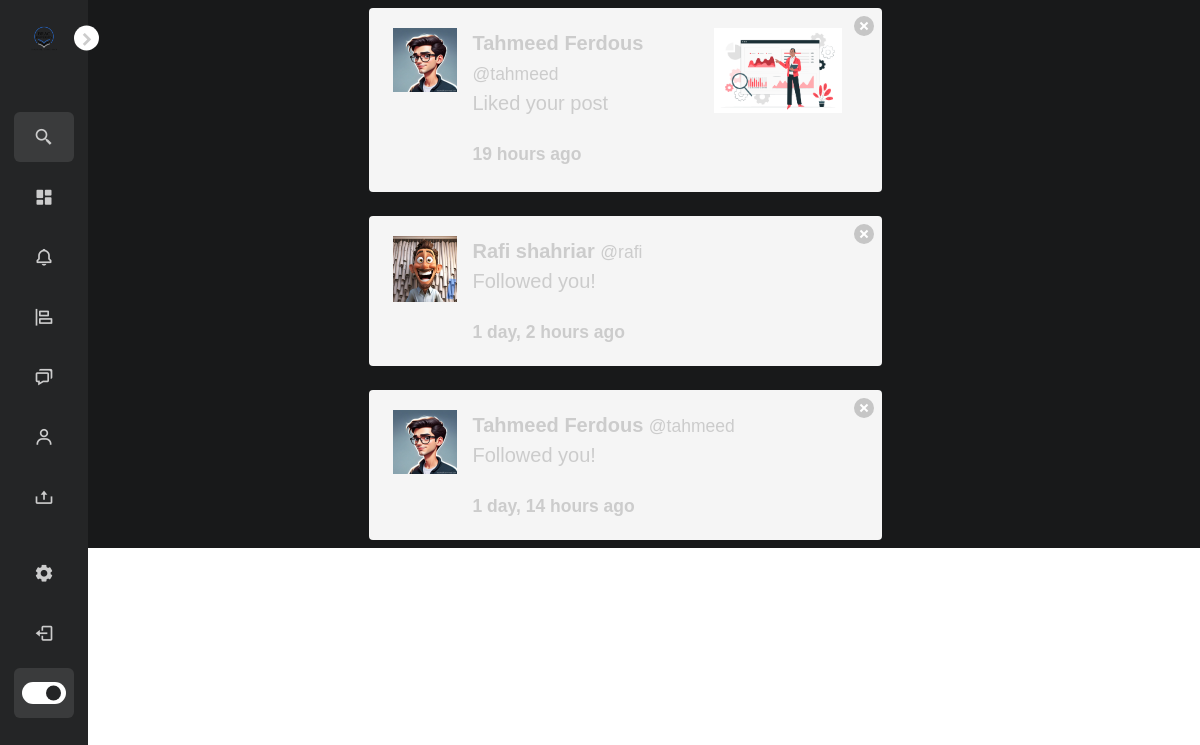
Before: /notifications/ (signed in) with the older database file.
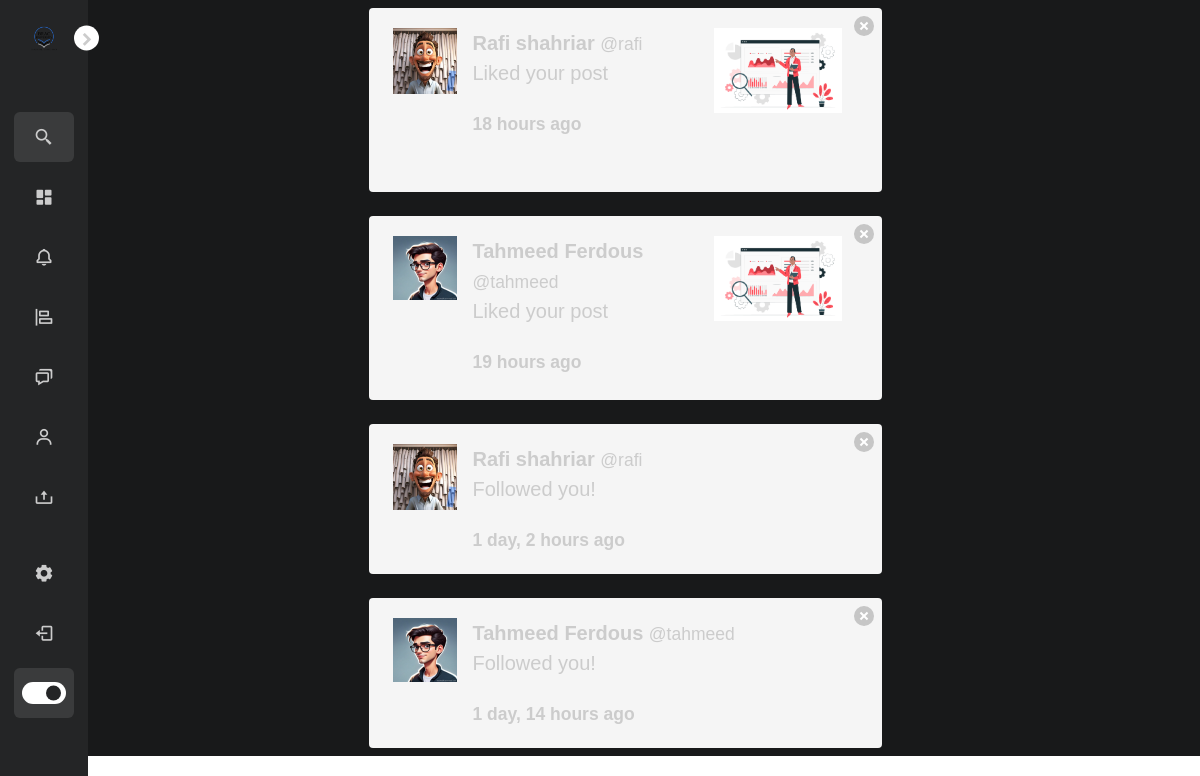
After: the same page with the newer database file.
### notifications/models.py (models this page shows)
class Notification(models.Model):
	NOTIFICATION_TYPES = ((1,'Like'),(2,'Comment'), (3,'Follow'))
	post = models.ForeignKey('post.Post', on_delete=models.CASCADE, related_name="noti_post", blank=True, null=True)
	sender = models.ForeignKey(User, on_delete=models.CASCADE, related_name="noti_from_user")
	user = models.ForeignKey(User, on_delete=models.CASCADE, related_name="noti_to_user")
	notification_type = models.IntegerField(choices=NOTIFICATION_TYPES)
	text_preview = models.CharField(max_length=90, blank=True)
	date = models.DateTimeField(auto_now_add=True)
	is_seen = models.BooleanField(default=False)

### authy/models.py (models this page shows)
class Profile(models.Model):
	user = models.OneToOneField(User, on_delete=models.CASCADE)
	first_name = models.CharField(max_length=50, null=True, blank=True)
	last_name = models.CharField(max_length=50, null=True, blank=True)
	location = models.CharField(max_length=50, null=True, blank=True)
	url = models.CharField(max_length=80, null=True, blank=True)
	profile_info = models.TextField(max_length=150, null=True, blank=True)
	created = models.DateField(auto_now_add=True)
	favorites = models.ManyToManyField(Post)
	picture = models.ImageField(upload_to=user_directory_path, blank=True, null=True, verbose_name='Picture')

### post/models.py (models this page shows, shortened)
class Post(models.Model):
    id = models.UUIDField(primary_key=True, default=uuid.uuid4, editable=False)
    picture = models.ImageField(upload_to=user_directory_path, verbose_name='Picture', null=False)
    caption = models.TextField(max_length=1500, verbose_name='Caption')
    posted = models.DateTimeField(auto_now_add=True)
    tags = models.ManyToManyField(Tag, related_name='posts')
    user = models.ForeignKey(User, on_delete=models.CASCADE)
    likes = models.IntegerField(default=0)

### notifications/views.py (the view)
# urls.py: path('', ShowNOtifications, name='show-notifications'),
def ShowNOtifications(request):
	user = request.user
	notifications = Notification.objects.filter(user=user).order_by('-date')
	Notification.objects.filter(user=user, is_seen=False).update(is_seen=True)
	template = loader.get_template('notifications.html')
	context = {
		'notifications': notifications,
	}
	return HttpResponse(template.render(context, request))

### direct/views.py (called while the page is built)
def checkDirects(request):
	directs_count = 0
	if request.user.is_authenticated:
		directs_count = Message.objects.filter(user=request.user, is_read=False).count()
	return {'directs_count':directs_count}

### notifications/views.py (called while the page is built)
def CountNotifications(request):
	count_notifications = 0
	if request.user.is_authenticated:
		count_notifications = Notification.objects.filter(user=request.user, is_seen=False).count()
	return {'count_notifications':count_notifications}

### Config/templates/notifications.html (shortened to what this page needs)
{% extends 'base.html' %}
{% load static %}
{% load humanize %}
{% block content %}
    <div class="columns is-mobile is-centered">
    <div class="column is-half">
{% for notification in notifications %}
{% if notification.notification_type == 3 %}
      <div class="notification">
      <a href="{% url 'delete-notification' notification.id %}" class="delete"></a>
      <article class="media">
  <figure class="media-left">
    <p class="image is-64x64">
          {% if notification.sender.profile.picture %}
            <img src="{{ notification.sender.profile.picture.url }}" alt="Placeholder image">
          {% else %}
            <img src="https://bulma.io/images/placeholders/96x96.png" alt="Placeholder image">
        {% endif %}
    </p>
  </figure>
  <div class="media-content">
    <div class="content fs-5">
        <strong>{{ notification.sender.profile.first_name }} {{ notification.sender.profile.last_name }}</strong> <small>@{{ notification.sender.username }}</small>
        <br>
        <p> Followed you!</p>
        <strong><small>{{ notification.date|naturaltime }}</small></strong>
    </div>
  </div>
</article>
      </div>
{% endif %}
{% if notification.notification_type == 1 %}
      <div class="notification">
      <a href="{% url 'delete-notification' notification.id %}" class="delete"></a>
      <article class="media">
  <figure class="media-left">
    <p class="image is-64x64">
        {% if notification.sender.profile.picture %}
            <img src="{{ notification.sender.profile.picture.url }}" alt="Placeholder image">
          {% else %}
            <img src="https://bulma.io/images/placeholders/96x96.png" alt="Placeholder image">
        {% endif %}
    </p>
  </figure>
  <div class="media-content">
    <div class="content fs-5">
        <strong>{{ notification.sender.profile.first_name }} {{ notification.sender.profile.last_name }}</strong> <small>@{{ notification.sender.username }}</small>
        <br>
        <p> Liked your post</p>
        <strong><small>{{ notification.date|naturaltime }}</small></strong>
    </div>
  </div>
  <div class="media-right">
    <figure class="image is-128x128">
      <img src="{{ notification.post.picture.url }}">
  </figure>
  </div>
</article>
      </div>
{% endif %}
{% endfor %}
    </div>
    </div>
{% endblock %}

Changed rows visible on the page:
added Notification: sender.profile.picture (picture), sender.profile.first_name "Rafi", sender.profile.last_name "shahriar", sender.username "rafi", date "18 hours ago", post.picture (picture)
